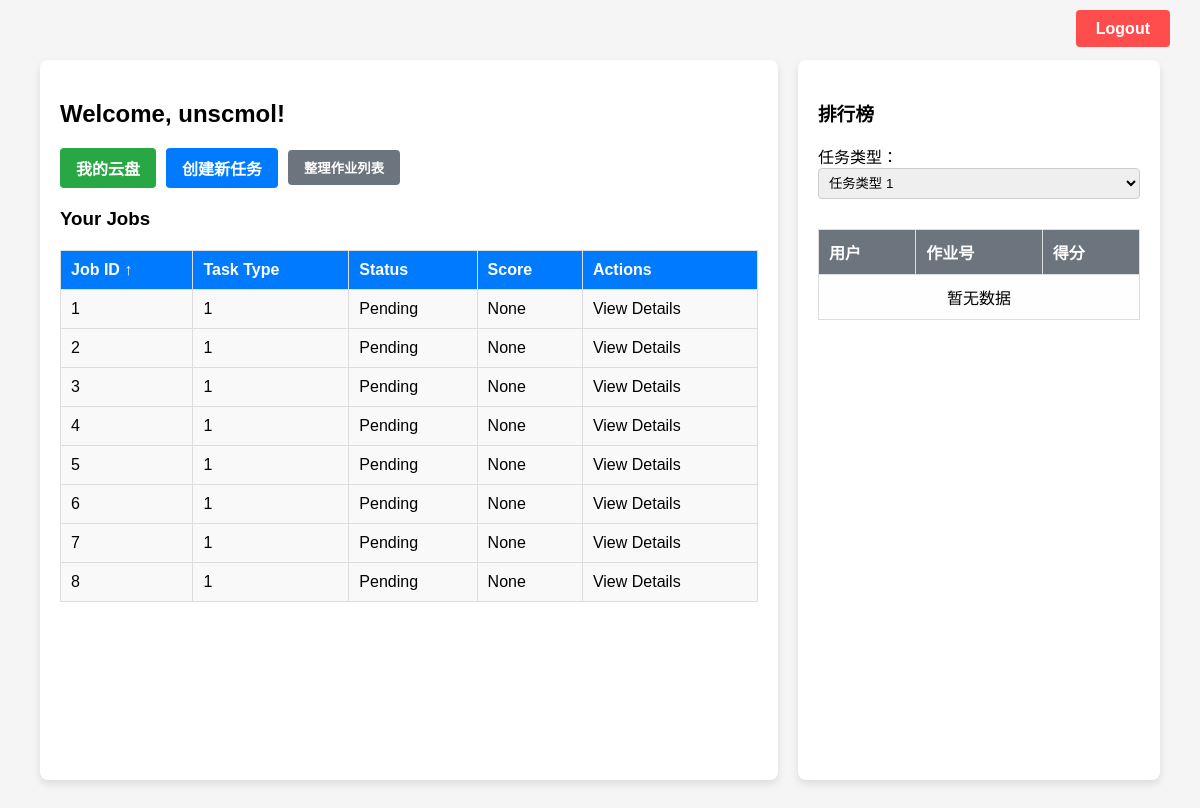
The app's page / (signed in), older data.
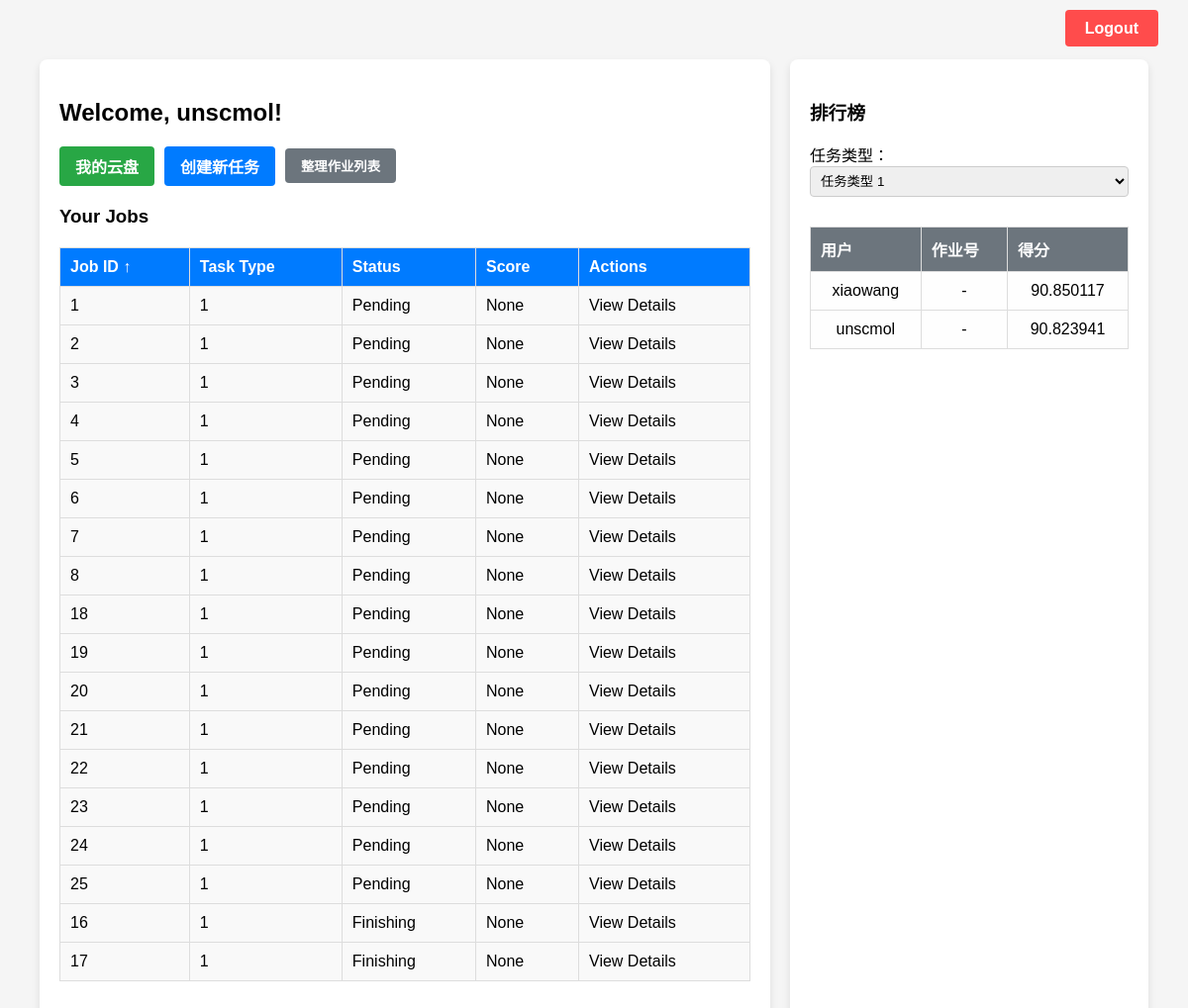
The same page, newer data.
### mainapp/models.py (models this page shows, shortened)
class Job(models.Model):
    job_id = models.AutoField(primary_key=True)  # 自动增长的作业号
    user = models.ForeignKey(User, on_delete=models.CASCADE)  # 关联用户
    task_type = models.CharField(max_length=255)  # 任务类型
    status = models.CharField(
        max_length=50,
        default="Pending",
        choices=[
            ("Pending", "Pending"),
            ("Finishing", "Finishing"),
            ("Favored", "Favored"),
        ]
    )
    created_at = models.DateTimeField(auto_now_add=True)  # 任务创建时间
    rank_score = models.FloatField(null=True, blank=True)  # ✅ 新增字段：排名得分

class UserRanking(models.Model):
    user = models.ForeignKey(User, on_delete=models.CASCADE)
    task_type = models.CharField(max_length=255)
    best_score = models.FloatField(default=0.0)
    best_job = models.ForeignKey(Job, on_delete=models.SET_NULL, null=True, blank=True)
    class Meta:
        unique_together = ('user', 'task_type')

### mainapp/views.py (the view)
# urls.py: path('', views.home, name='home'),  # 主页
@login_required
def home(request):
    task_type = request.GET.get("task_type", "1")
    sort = request.GET.get("sort", "job_id")
    order = request.GET.get("order", "asc")
    valid_sort_fields = ['job_id', 'task_type', 'status']
    if sort not in valid_sort_fields:
        sort = 'job_id'
    if order not in ['asc', 'desc']:
        order = 'asc'
    order_prefix = '' if order == 'asc' else '-'
    jobs = Job.objects.filter(user=request.user).order_by(
        Case(
            When(status='Favored', then=0),
            When(status='Pending', then=1),
            When(status='Finishing', then=2),
            default=3,
            output_field=IntegerField()
        ),
        f"{order_prefix}{sort}"
    )
    rankings = UserRanking.objects.select_related('user', 'best_job').filter(
        task_type=task_type
    ).order_by("-best_score")
    return render(request, 'mainapp/home.html', {
        'jobs': jobs,
        'rankings': rankings,
        'task_type': task_type,
        'sort': sort,
        'order': order,
    })

### mainapp/templates/mainapp/home.html (shortened to what this page needs)
{% extends 'base_generic.html' %}
{% block content %}
  <div class="fixed-logout">
    <a href="{% url 'logout' %}" class="logout-btn">Logout</a>
  </div>
  <div class="container">
    <div class="welcome-section">
      <h2>Welcome, {{ user.username }}!</h2>
      <div class="top-buttons">
        <a href="{% url 'cloud_disk' user.username %}" class="cloud-btn">我的云盘</a>
        <a href="{% url 'create_job' %}" class="create-job-btn">创建新任务</a>
        <form method="POST" action="{% url 'organize_jobs' %}" onsubmit="return confirm('整理作业将删除所有状态为Finishing的作业，包括后台数据，确认执行？');">
          <button type="submit" class="organize-job-btn">整理作业列表</button>
        </form>
      </div>
      <h3>Your Jobs</h3>
      <table>
        <thead>
          <tr>
            <th>
              <a href="?sort=job_id&order={% if sort == 'job_id' and order == 'asc' %}desc{% else %}asc{% endif %}">
                Job ID
                {% if sort == 'job_id' %}
                  {% if order == 'asc' %}↑{% else %}↓{% endif %}
                {% endif %}
              </a>
            </th>
            <th>
              <a href="?sort=task_type&order={% if sort == 'task_type' and order == 'asc' %}desc{% else %}asc{% endif %}">
                Task Type
              </a>
            </th>
            <th>
              <a href="?sort=status&order={% if sort == 'status' and order == 'asc' %}desc{% else %}asc{% endif %}">
                Status
              </a>
            </th>
            <th>Score</th>
            <th>Actions</th>
          </tr>
        </thead>
        <tbody>
          {% for job in jobs %}
            <tr>
              <td>{{ job.job_id }}</td>
              <td>{{ job.task_type }}</td>
              <td>
                {{ job.status }}
              </td>
              <td>
                {% if job.rank_score is not None %}
                  {{ job.rank_score|floatformat:6 }}
                {% else %}
                  None
                {% endif %}
              </td>
              <td><a href="{% url 'job_detail' job_id=job.job_id %}">View Details</a></td>
            </tr>
          {% empty %}
            <tr>
              <td colspan="5">No jobs found.</td>
            </tr>
          {% endfor %}
        </tbody>
      </table>
    </div>
    <div class="ranking-section">
      <h3>排行榜</h3>
      <form method="get" action=".">
        <label for="task_type">任务类型：</label>
        <select name="task_type" onchange="this.form.submit()">
          <option value="1" {% if task_type == '1' %}selected{% endif %}>任务类型 1</option>
        </select>
      </form>
      <table class="ranking-table">
        <thead>
          <tr>
            <th>用户</th>
            <th>作业号</th>
            <th>得分</th>
          </tr>
        </thead>
        <tbody>
          {% for entry in rankings %}
            <tr>
              <td>{{ entry.user.username }}</td>
              <td>{% if entry.best_job %}{{ entry.best_job.job_id }}{% else %}-{% endif %}</td>
              <td>{{ entry.best_score|floatformat:6 }}</td>
            </tr>
          {% empty %}
            <tr><td colspan="3">暂无数据</td></tr>
          {% endfor %}
        </tbody>
      </table>
    </div>
  </div>
{% endblock %}

Row changes from the older to the newer data that the page shows:
added Job: job_id "18", task_type "1", status "Pending", shows "None"
added Job: job_id "19", task_type "1", status "Pending", shows "None"
added Job: job_id "20", task_type "1", status "Pending", shows "None"
added Job: job_id "21", task_type "1", status "Pending", shows "None"
added Job: job_id "22", task_type "1", status "Pending", shows "None"
added Job: job_id "23", task_type "1", status "Pending", shows "None"
added Job: job_id "24", task_type "1", status "Pending", shows "None"
added Job: job_id "25", task_type "1", status "Pending", shows "None"
added Job: job_id "16", task_type "1", status "Finishing", shows "None"
added Job: job_id "17", task_type "1", status "Finishing", shows "None"
added UserRanking: user.username "xiaowang", best_score "90.850117"
added UserRanking: user.username "unscmol", best_score "90.823941"
Text that changed along with them:
text no longer shown: "暂无数据"
